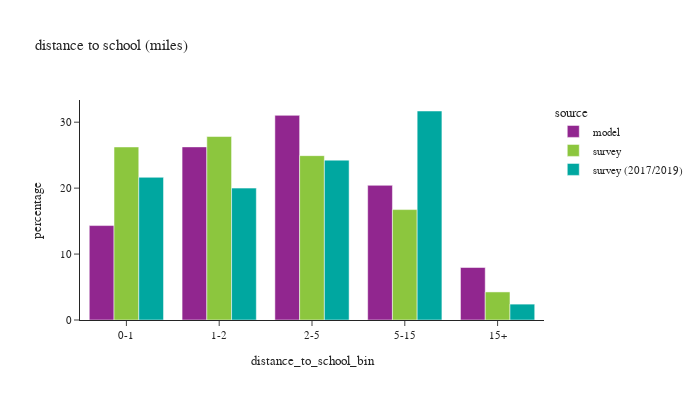

This figure's notebook cell:
### Code cell
def plot_distance(df:pd.DataFrame, group:str, title_name:str):

    count = df.loc[(df['source']=='model') & (df[group]),['distance_to_school_bin']].value_counts()
    # print(f"model person count =\n"
    #       f"{count.sort_values()}")

    # plot1
    df_plot = df.loc[(df[group]) & (df['distance_to_school_bin'] != float('nan'))].groupby(['source','distance_to_school_bin'])['psexpfac'].sum().reset_index()
    df_plot['percentage'] = df_plot.groupby(['source'], group_keys=False)['psexpfac'].\
            apply(lambda x: 100 * x / float(x.sum()))
    # df_plot
    #
    fig1 = px.bar(df_plot, x='distance_to_school_bin', y="percentage", color="source", barmode="group",
                  title=title_name)
    fig1.for_each_annotation(lambda a: a.update(text = a.text.split("=")[-1]))
    fig1.update_layout(height=400, width=700, font=dict(size=11))
    fig1.show()

    # # plot2
    df_plot = df.loc[(df[group]) & (df['d_school_bin_60mi'].notna())].groupby(['source','d_school_bin_60mi'])['psexpfac'].sum().reset_index()
    df_plot['percentage'] = df_plot.groupby(['source'], group_keys=False)['psexpfac'].\
                apply(lambda x: 100 * x / float(x.sum()))
    # df_plot
    #
    fig2 = px.line(df_plot, x='d_school_bin_60mi', y="percentage", color="source",
                   title=title_name)
    fig2.for_each_annotation(lambda a: a.update(text = a.text.split("=")[-1]))
    fig2.update_layout(height=400, width=700, font=dict(size=11))
    fig2.show()

# distance to work
plot_distance(df_students,'pstyp',"distance to school (miles)")

### Figure 1 — Plotly figure (JSON) as saved in the notebook; plotly's stock layout.template omitted (floating-point values rounded to 4 significant figures)
{"data": [{"alignmentgroup": "True", "hovertemplate": "source=model<br>distance_to_school_bin=%{x}<br>percentage=%{y}<extra></extra>", "legendgroup": "model", "marker": {"color": "#91268F", "pattern": {"shape": ""}}, "name": "model", "offsetgroup": "model", "orientation": "v", "showlegend": true, "textposition": "auto", "type": "bar", "x": ["0-1", "1-2", "2-5", "5-15", "15+"], "xaxis": "x", "y": [14.32, 26.26, 31.04, 20.42, 7.963], "yaxis": "y"}, {"alignmentgroup": "True", "hovertemplate": "source=survey<br>distance_to_school_bin=%{x}<br>percentage=%{y}<extra></extra>", "legendgroup": "survey", "marker": {"color": "#8CC63E", "pattern": {"shape": ""}}, "name": "survey", "offsetgroup": "survey", "orientation": "v", "showlegend": true, "textposition": "auto", "type": "bar", "x": ["0-1", "1-2", "2-5", "5-15", "15+"], "xaxis": "x", "y": [26.24, 27.83, 24.93, 16.75, 4.257], "yaxis": "y"}, {"alignmentgroup": "True", "hovertemplate": "source=survey (2017/2019)<br>distance_to_school_bin=%{x}<br>percentage=%{y}<extra></extra>", "legendgroup": "survey (2017/2019)", "marker": {"color": "#00A7A0", "pattern": {"shape": ""}}, "name": "survey (2017/2019)", "offsetgroup": "survey (2017/2019)", "orientation": "v", "showlegend": true, "textposition": "auto", "type": "bar", "x": ["0-1", "1-2", "2-5", "5-15", "15+"], "xaxis": "x", "y": [21.64, 20.0, 24.25, 31.7, 2.409], "yaxis": "y"}], "layout": {"barmode": "group", "font": {"size": 11}, "height": 400, "legend": {"title": {"text": "source"}, "tracegroupgap": 0}, "title": {"text": "distance to school (miles)"}, "width": 700, "xaxis": {"anchor": "y", "domain": [0, 1], "title": {"text": "distance_to_school_bin"}}, "yaxis": {"anchor": "x", "domain": [0, 1], "title": {"text": "percentage"}}}}
